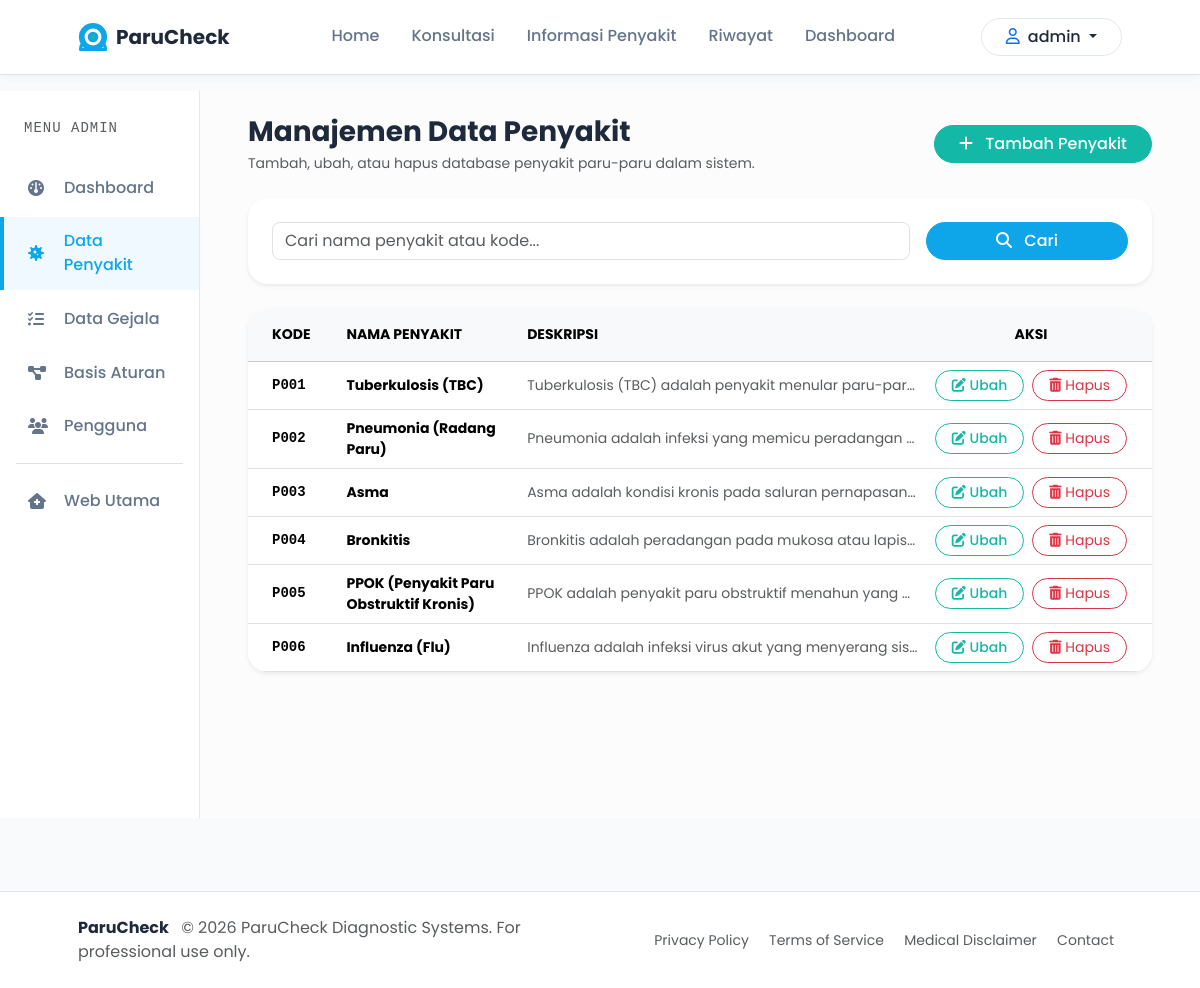
Page /admin/diseases (signed in) on the committed database.
### models/__init__.py (models this page shows, shortened)
class User(db.Model, UserMixin):
    __tablename__ = 'user'
    id = db.Column(db.Integer, primary_key=True)
    username = db.Column(db.String(150), unique=True, nullable=False)
    email = db.Column(db.String(150), unique=True, nullable=False)
    password_hash = db.Column(db.String(256), nullable=False)
    role = db.Column(db.String(50), default='patient')  # 'admin' or 'patient'
    status = db.Column(db.String(50), default='active')  # 'active' or 'inactive'
    created_at = db.Column(db.DateTime, default=datetime.utcnow)
    diagnoses = db.relationship('DiagnosisHistory', backref='user', lazy=True)

class Disease(db.Model):
    __tablename__ = 'disease'
    id = db.Column(db.Integer, primary_key=True)
    code = db.Column(db.String(50), unique=True, nullable=False)  # e.g., P001
    name = db.Column(db.String(255), nullable=False)
    description = db.Column(db.Text, nullable=False)
    causes = db.Column(db.Text, nullable=True)
    treatment = db.Column(db.Text, nullable=True)
    prevention = db.Column(db.Text, nullable=True)
    created_at = db.Column(db.DateTime, default=datetime.utcnow)
    rules = db.relationship('Rule', backref='disease', cascade='all, delete-orphan', lazy=True)
    diagnoses = db.relationship('DiagnosisHistory', backref='disease', lazy=True)

### routes/admin.py (the view)
@admin_bp.route('/diseases')
@login_required
@admin_required
def diseases():
    search = request.args.get('search', '')
    page = request.args.get('page', 1, type=int)
    per_page = 10
    query = Disease.query
    if search:
        query = query.filter(Disease.name.like(f"%{search}%") | Disease.code.like(f"%{search}%"))
    pagination = query.order_by(Disease.code.asc()).paginate(page=page, per_page=per_page)
    diseases_list = pagination.items
    return render_template('admin/diseases/list.html', diseases=diseases_list, pagination=pagination, search=search)

### routes/admin.py (called while the page is built)
def admin_required(f):
    @wraps(f)
    def decorated_function(*args, **kwargs):
        if not current_user.is_authenticated or current_user.role != 'admin':
            flash('Akses ditolak. Halaman ini hanya untuk administrator.', 'danger')
            return redirect(url_for('main.home'))
        return f(*args, **kwargs)
    return decorated_function

### templates/admin/diseases/list.html (shortened to what this page needs)
{% extends "base.html" %}
{% block content %}
<div class="container-fluid px-0">
    <div class="row g-0">
        <div class="col-lg-2">
            <div class="admin-sidebar py-4">
                <div class="px-4 mb-4">
                    <span class="text-uppercase font-monospace text-muted small" style="letter-spacing:1px;">MENU ADMIN</span>
                </div>
                <nav class="d-flex flex-column gap-1">
                    <a href="{{ url_for('admin.dashboard') }}" class="sidebar-link">
                        <i class="fa-solid fa-gauge me-3"></i> Dashboard
                    </a>
                    <a href="{{ url_for('admin.diseases') }}" class="sidebar-link active">
                        <i class="fa-solid fa-virus me-3"></i> Data Penyakit
                    </a>
                    <a href="{{ url_for('admin.symptoms') }}" class="sidebar-link">
                        <i class="fa-solid fa-list-check me-3"></i> Data Gejala
                    </a>
                    <a href="{{ url_for('admin.rules') }}" class="sidebar-link">
                        <i class="fa-solid fa-diagram-project me-3"></i> Basis Aturan
                    </a>
                    <a href="{{ url_for('admin.users') }}" class="sidebar-link">
                        <i class="fa-solid fa-users me-3"></i> Pengguna
                    </a>
                    <hr class="mx-3 my-2 text-black-50">
                    <a href="{{ url_for('main.home') }}" class="sidebar-link">
                        <i class="fa-solid fa-house-medical me-3"></i> Web Utama
                    </a>
                </nav>
            </div>
        </div>
        <div class="col-lg-10 bg-light-subtle px-4 px-md-5 py-4">
            <div class="d-flex flex-wrap justify-content-between align-items-center mb-4">
                <div>
                    <h3 class="fw-bold text-slate mb-1">Manajemen Data Penyakit</h3>
                    <p class="text-muted small mb-0">Tambah, ubah, atau hapus database penyakit paru-paru dalam sistem.</p>
                </div>
                <a href="{{ url_for('admin.disease_add') }}" class="btn btn-teal rounded-pill px-4">
                    <i class="fa-solid fa-plus me-2"></i> Tambah Penyakit
                </a>
            </div>
            <div class="card card-modern border-0 shadow-sm p-4 mb-4">
                <form action="{{ url_for('admin.diseases') }}" method="GET" class="row g-3">
                    <div class="col-md-9">
                        <input type="text" name="search" class="form-control rounded-3" placeholder="Cari nama penyakit atau kode..." value="{{ search }}">
                    </div>
                    <div class="col-md-3 d-grid">
                        <button type="submit" class="btn btn-primary-custom rounded-pill">
                            <i class="fa-solid fa-magnifying-glass me-2"></i> Cari
                        </button>
                    </div>
                </form>
            </div>
            <div class="card card-modern border-0 shadow-sm overflow-hidden mb-4">
                <div class="table-responsive">
                    <table class="table table-hover align-middle mb-0">
                        <thead class="table-light text-slate fw-bold">
                            <tr>
                                <th class="ps-4 py-3 small" style="width: 10%;">KODE</th>
                                <th class="py-3 small" style="width: 20%;">NAMA PENYAKIT</th>
                                <th class="py-3 small" style="width: 45%;">DESKRIPSI</th>
                                <th class="pe-4 py-3 small text-center" style="width: 25%;">AKSI</th>
                            </tr>
                        </thead>
                        <tbody>
                            {% if diseases %}
                                {% for d in diseases %}
                                    <tr>
                                        <td class="ps-4 font-monospace fw-semibold text-slate small">{{ d.code }}</td>
                                        <td class="fw-bold text-slate small">{{ d.name }}</td>
                                        <td class="text-muted small text-truncate-custom" style="max-width: 400px; overflow: hidden; text-overflow: ellipsis; white-space: nowrap;">
                                            {{ d.description }}
                                        </td>
                                        <td class="pe-4 text-center">
                                            <div class="d-flex justify-content-center gap-2">
                                                <a href="{{ url_for('admin.disease_edit', id=d.id) }}" class="btn btn-outline-teal btn-sm rounded-pill px-3">
                                                    <i class="fa-solid fa-pen-to-square"></i> Ubah
                                                </a>
                                                <form action="{{ url_for('admin.disease_delete', id=d.id) }}" method="POST" onsubmit="return confirm('Apakah Anda yakin ingin menghapus data penyakit ini? Semua aturan yang terkait akan dihapus secara permanen.');">
                                                    <button type="submit" class="btn btn-outline-danger btn-sm rounded-pill px-3">
                                                        <i class="fa-solid fa-trash-can"></i> Hapus
                                                    </button>
                                                </form>
                                            </div>
                                        </td>
                                    </tr>
                                {% endfor %}
                            {% else %}
                                <tr>
                                    <td colspan="4" class="text-center py-5">
                                        <span class="text-muted">Tidak ada data penyakit ditemukan.</span>
                                    </td>
                                </tr>
                            {% endif %}
                        </tbody>
                    </table>
                </div>
            </div>
        </div>
    </div>
</div>
{% endblock %}

### templates/base.html (shortened to what this page needs)
<!DOCTYPE html>
<html lang="id">
<head>
    <link href="https://cdn.jsdelivr.net/npm/bootstrap@5.3.2/dist/css/bootstrap.min.css" rel="stylesheet">
    <link rel="stylesheet" href="https://cdnjs.cloudflare.com/ajax/libs/font-awesome/6.4.2/css/all.min.css">
    <link rel="stylesheet" href="{{ url_for('static', filename='css/style.css') }}">
</head>
<body>
    <nav class="navbar navbar-expand-lg navbar-light bg-white border-bottom py-3 sticky-top">
        <div class="container px-md-5">
            <a class="navbar-brand d-flex align-items-center" href="{{ url_for('main.home') }}">
                <span class="logo-text fw-bold text-slate">ParuCheck</span>
            </a>
            <div class="collapse navbar-collapse" id="navbarNav">
                <ul class="navbar-nav mx-auto">
                    <li class="nav-item px-2">
                        <a class="nav-link {% if request.path == '/' %}active-link{% endif %}" href="{{ url_for('main.home') }}">Home</a>
                    </li>
                    <li class="nav-item px-2">
                        <a class="nav-link {% if request.path == '/consultation' %}active-link{% endif %}" href="{{ url_for('main.consultation') }}">Konsultasi</a>
                    </li>
                    <li class="nav-item px-2">
                        <a class="nav-link {% if request.path == '/diseases' %}active-link{% endif %}" href="{{ url_for('main.diseases') }}">Informasi Penyakit</a>
                    </li>
                    {% if current_user.is_authenticated %}
                    <li class="nav-item px-2">
                        <a class="nav-link {% if request.path == '/history' %}active-link{% endif %}" href="{{ url_for('main.history') }}">Riwayat</a>
                    </li>
                    {% if current_user.role == 'admin' %}
                    <li class="nav-item px-2">
                        <a class="nav-link" href="{{ url_for('admin.dashboard') }}">Dashboard</a>
                    </li>
                    {% endif %}
                    {% endif %}
                </ul>
                <div class="d-flex align-items-center">
                    {% if current_user.is_authenticated %}
                        <div class="dropdown">
                            <button class="btn btn-outline-slate dropdown-toggle rounded-pill px-4" type="button" id="userDropdown" data-bs-toggle="dropdown" aria-expanded="false">
                                <i class="fa-regular fa-user me-2 text-primary"></i>{{ current_user.username }}
                            </button>
                        </div>
                    {% else %}
                        <a href="{{ url_for('auth.login') }}" class="btn btn-teal rounded-pill px-4 shadow-sm text-white">Sign In</a>
                    {% endif %}
                </div>
            </div>
        </div>
    </nav>
    <main class="min-vh-100 pb-5">
        {% block content %}{% endblock %}
    </main>
    <footer class="bg-white border-top py-4 mt-auto">
        <div class="container px-md-5">
            <div class="row align-items-center justify-content-between text-center text-md-start">
                <div class="col-md-6 mb-3 mb-md-0">
                    <span class="fw-bold text-slate">ParuCheck</span>
                    <span class="text-muted ms-2">© 2026 ParuCheck Diagnostic Systems. For professional use only.</span>
                </div>
                <div class="col-md-6 text-md-end">
                    <a href="#" class="text-muted text-decoration-none mx-2 small">Privacy Policy</a>
                    <a href="#" class="text-muted text-decoration-none mx-2 small">Terms of Service</a>
                    <a href="#" class="text-muted text-decoration-none mx-2 small">Medical Disclaimer</a>
                    <a href="#" class="text-muted text-decoration-none mx-2 small">Contact</a>
                </div>
            </div>
        </div>
    </footer>
</body>
</html>

### static/css/style.css (style rules this page uses)
:root { --primary: #0EA5E9; --primary-hover: #0284C7; --secondary: #14B8A6; --secondary-hover: #0D9488; --background: #F8FAFC; --text-dark: #1E293B; --text-muted: #64748B; --white: #FFFFFF; --success: #22C55E; --warning: #F59E0B; --danger: #EF4444; --font-sans: 'Poppins', sans-serif; --shadow-sm: 0 2px 8px rgba(15, 23, 42, 0.04); --shadow-md: 0 8px 24px rgba(15, 23, 42, 0.06); --shadow-lg: 0 16px 32px rgba(15, 23, 42, 0.08); }
body { font-family: var(--font-sans); background-color: var(--background); color: var(--text-dark); overflow-x: hidden; display: flex; flex-direction: column; min-vh-100: 100vh; }
h1, h2, h3, h4, h5, h6 { font-weight: 600; color: #0F172A; }
.text-slate { color: var(--text-dark); }
.navbar { box-shadow: var(--shadow-sm); }
.nav-link { color: var(--text-muted); font-weight: 500; transition: all 0.2s ease-in-out; border-bottom: 2px solid transparent; }
.btn-teal { background-color: var(--secondary); border-color: var(--secondary); color: var(--white); font-weight: 500; transition: all 0.2s ease-in-out; }
.btn-outline-teal { color: var(--secondary); border-color: var(--secondary); font-weight: 500; transition: all 0.2s ease-in-out; }
.btn-primary-custom { background-color: var(--primary); border-color: var(--primary); color: var(--white); font-weight: 500; transition: all 0.2s ease-in-out; }
.btn-outline-slate { color: var(--text-dark); border-color: #E2E8F0; font-weight: 500; background-color: var(--white); transition: all 0.2s ease; }
.card-modern { background: var(--white); border: 1px solid rgba(226, 232, 240, 0.8); border-radius: 1.25rem; box-shadow: var(--shadow-sm); transition: all 0.3s cubic-bezier(0.4, 0, 0.2, 1); }
.admin-sidebar { background-color: var(--white); border-right: 1px solid #E2E8F0; min-height: calc(100vh - 73px); }
.sidebar-link { display: flex; align-items: center; padding: 0.8rem 1.5rem; color: var(--text-muted); text-decoration: none; font-weight: 500; border-left: 4px solid transparent; transition: all 0.2s ease; }
.sidebar-link.active { background-color: #F0F9FF; color: var(--primary); border-left-color: var(--primary); }
.sidebar-link i { width: 20px; }

### rows in the picture
User: username "admin"
Disease: code "P001", name "Tuberkulosis (TBC)", description "Tuberkulosis (TBC) adalah penyakit menular paru-par…"
Disease: code "P002", name "Pneumonia (Radang Paru)", description "Pneumonia adalah infeksi yang memicu peradangan…"
Disease: code "P003", name "Asma", description "Asma adalah kondisi kronis pada saluran pernapasan…"
Disease: code "P004", name "Bronkitis", description "Bronkitis adalah peradangan pada mukosa atau lapis…"
Disease: code "P005", name "PPOK (Penyakit Paru Obstruktif Kronis)", description "PPOK adalah penyakit paru obstruktif menahun yang…"
Disease: code "P006", name "Influenza (Flu)", description "Influenza adalah infeksi virus akut yang menyerang sis…"
